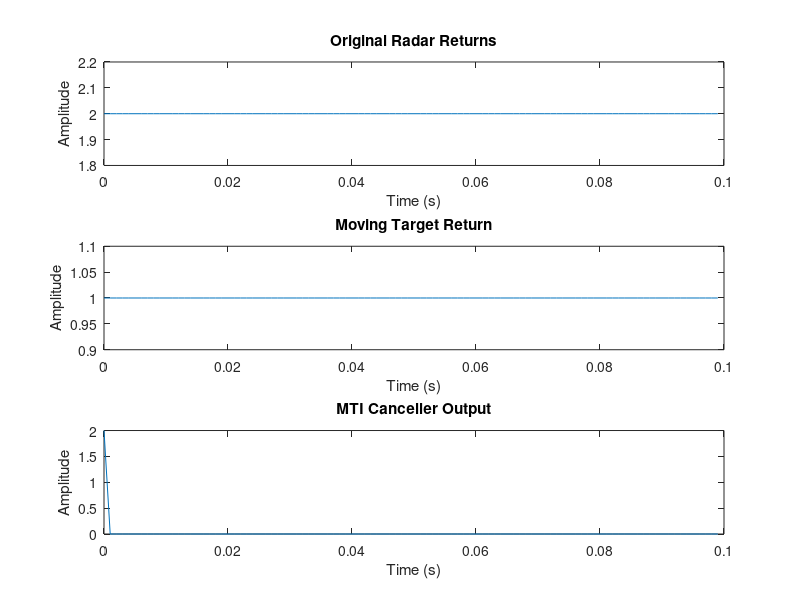

MATLAB code to generate this figure:
% Parameters
PRI = 1e-3;               % Pulse Repetition Interval (1 ms)
numPulses = 100;          % Number of pulses
fc = 10e9;                % Carrier frequency (10 GHz)
v = 30;                   % Target velocity (30 m/s)
lambda = 3e8 / fc;        % Wavelength
fd = 2 * v / lambda;      % Doppler frequency shift

% Time vector
t = (0:numPulses-1) * PRI;

% Simulate radar returns
stationary_target = 1;                    % Stationary target return amplitude
moving_target = exp(1j * 2 * pi * fd * t); % Moving target with Doppler shift

% Combined radar returns
radar_returns = stationary_target + moving_target;

% Apply two-pulse MTI canceller
canceller_output = diff([0 radar_returns]);  % Difference of consecutive pulses

% Plot the original and processed signals
figure;
subplot(3,1,1);
plot(t, real(radar_returns));
title('Original Radar Returns');
xlabel('Time (s)');
ylabel('Amplitude');

subplot(3,1,2);
plot(t, real(moving_target));
title('Moving Target Return');
xlabel('Time (s)');
ylabel('Amplitude');

subplot(3,1,3);
plot(t, real(canceller_output));
title('MTI Canceller Output');
xlabel('Time (s)');
ylabel('Amplitude');

% Analyze the output
% Here, we expect to see that the stationary target is suppressed in the MTI output
